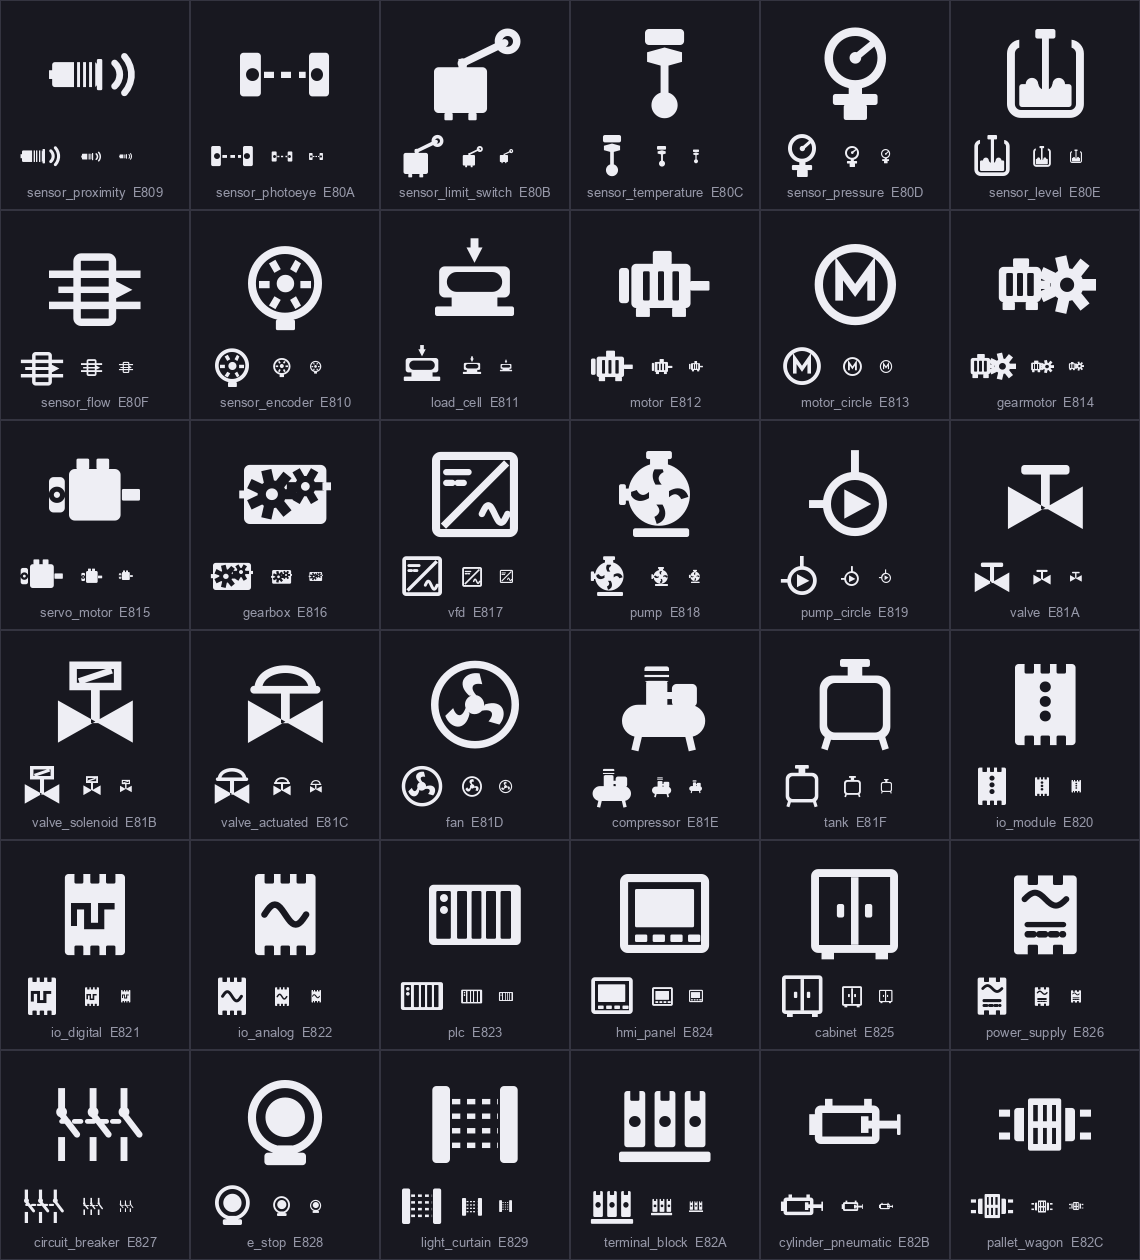

This figure's Python source:
#!/usr/bin/env python3
"""Render every glyph in TfcIcons.ttf to a PNG contact sheet.

Drawing a glyph by its coordinates is cheap; judging whether it reads as a pump
at 24px is not, so the build renders one. Each glyph appears large enough to
check the shape and at the sizes it is actually used at on a page, because an
icon that resolves beautifully at 96px and turns to mush at 24 is a bug.
"""

from __future__ import annotations

import sys

from PIL import Image, ImageDraw, ImageFont
from fontTools.ttLib import TTFont

CELL_W, CELL_H = 190, 210
COLS = 6
BG = (24, 24, 32)
FG = (238, 238, 244)
LABEL = (150, 152, 168)


def main() -> None:
    font_path = sys.argv[1] if len(sys.argv) > 1 else "assets/fonts/TfcIcons.ttf"
    out = sys.argv[2] if len(sys.argv) > 2 else "tools/icons/proof_sheet.png"
    only_new = "--all" not in sys.argv

    cmap = TTFont(font_path).getBestCmap()
    codes = sorted(cmap)
    if only_new:
        codes = [c for c in codes if c >= 0xE809]

    big = ImageFont.truetype(font_path, 104)
    mid = ImageFont.truetype(font_path, 48)
    small = ImageFont.truetype(font_path, 24)
    tiny = ImageFont.truetype(font_path, 16)
    try:
        text_font = ImageFont.truetype("/System/Library/Fonts/Supplemental/Arial.ttf", 13)
    except OSError:
        text_font = ImageFont.load_default()

    rows = (len(codes) + COLS - 1) // COLS
    img = Image.new("RGB", (COLS * CELL_W, rows * CELL_H), BG)
    d = ImageDraw.Draw(img)

    for i, code in enumerate(codes):
        col, row = i % COLS, i // COLS
        ox, oy = col * CELL_W, row * CELL_H
        ch = chr(code)
        d.text((ox + CELL_W / 2, oy + 74), ch, font=big, fill=FG, anchor="mm")
        # The small sizes sit on one baseline so the set can be scanned for
        # anything that has gone muddy.
        d.text((ox + 42, oy + 156), ch, font=mid, fill=FG, anchor="mm")
        d.text((ox + 92, oy + 156), ch, font=small, fill=FG, anchor="mm")
        d.text((ox + 126, oy + 156), ch, font=tiny, fill=FG, anchor="mm")
        d.text(
            (ox + CELL_W / 2, oy + 192),
            f"{cmap[code]}  {code:04X}",
            font=text_font,
            fill=LABEL,
            anchor="mm",
        )
        d.rectangle(
            [ox, oy, ox + CELL_W - 1, oy + CELL_H - 1], outline=(52, 52, 64)
        )

    img.save(out)
    print(f"wrote {out} ({len(codes)} glyphs)")


if __name__ == "__main__":
    main()
